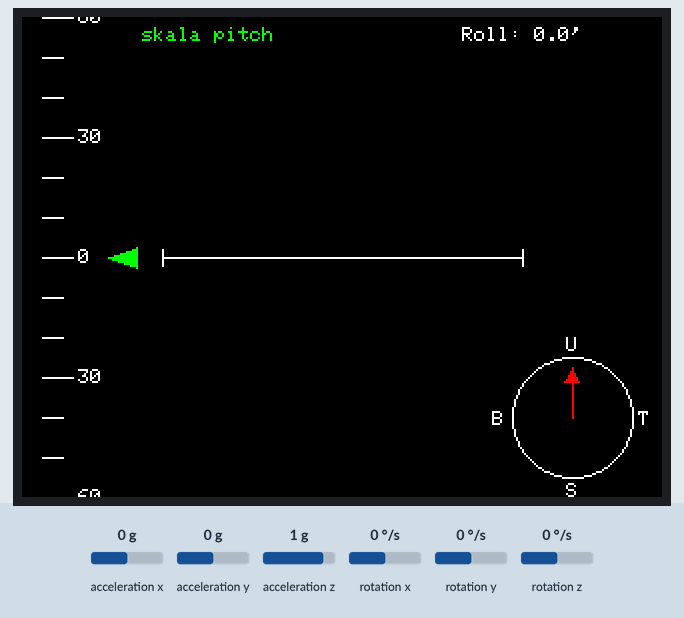
A sketch run on a simulated ESP32. Shown: 320×240 colour display. Inputs (shaded band) come from the test bench; at power-on: rotation z 0 °/s, acceleration y 0 g, acceleration z 1 g, acceleration x 0 g, rotation x 0 °/s, rotation y 0 °/s. What the sketch prints to the serial monitor is not drawn.

Above: at 1.4 s.
1.5 s: rotation z set to -192 °/s
At 1.94 s:
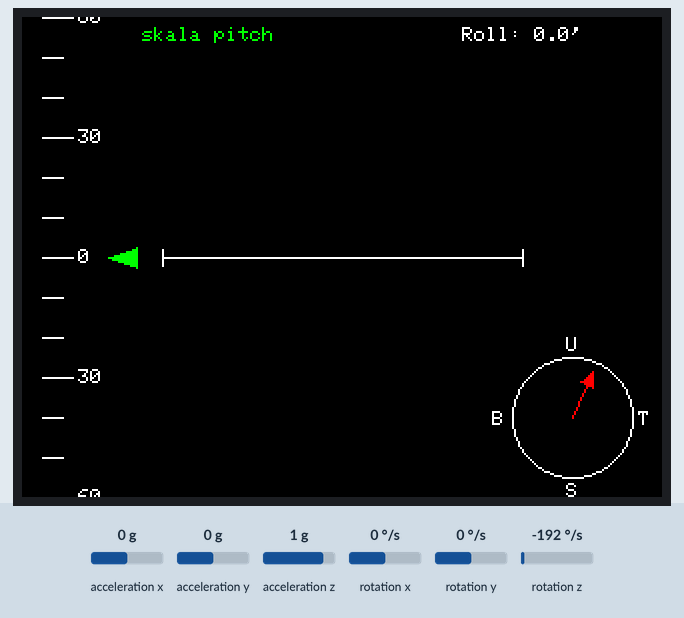
3.7 s: acceleration y set to -1.4 g
At 3.99 s:
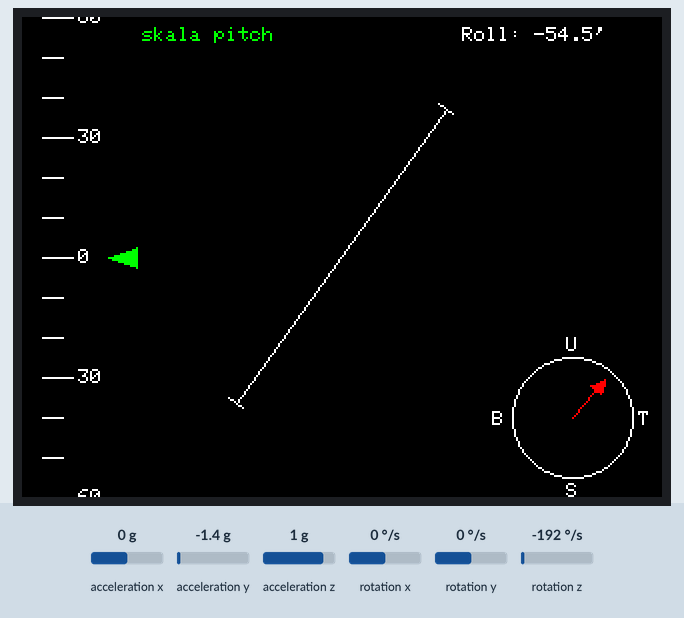
5.6 s: acceleration z set to 0 g
At 6.8 s:
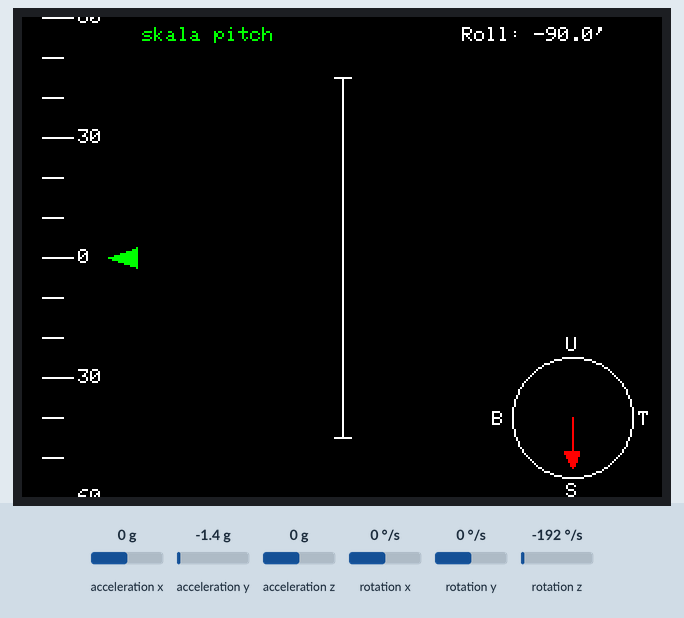
8.6 s: acceleration x set to -1.4 g
At 9.5 s:
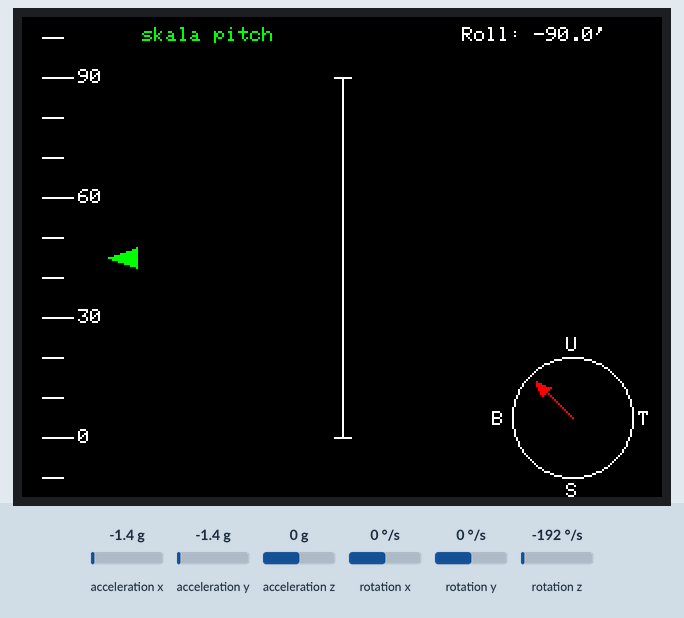
10.4 s: acceleration y set to -0.2 g
At 11.5 s:
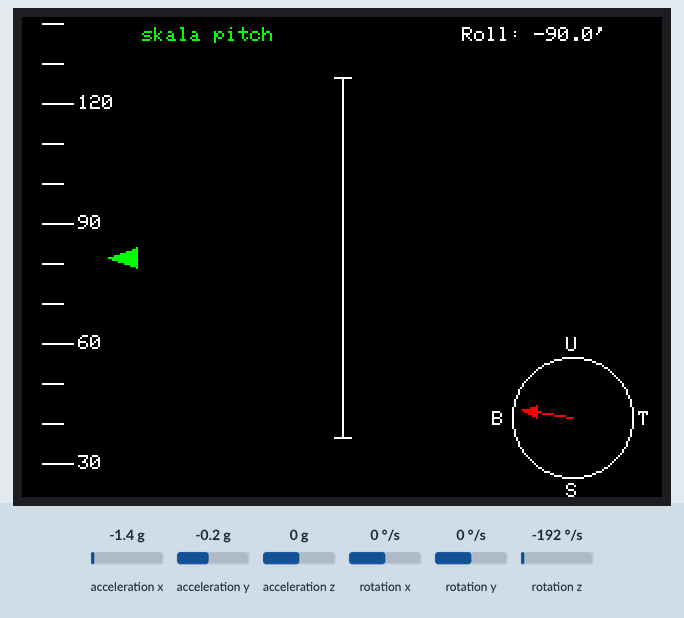
12.1 s: acceleration y set to 0.1 g
At 14.0 s:
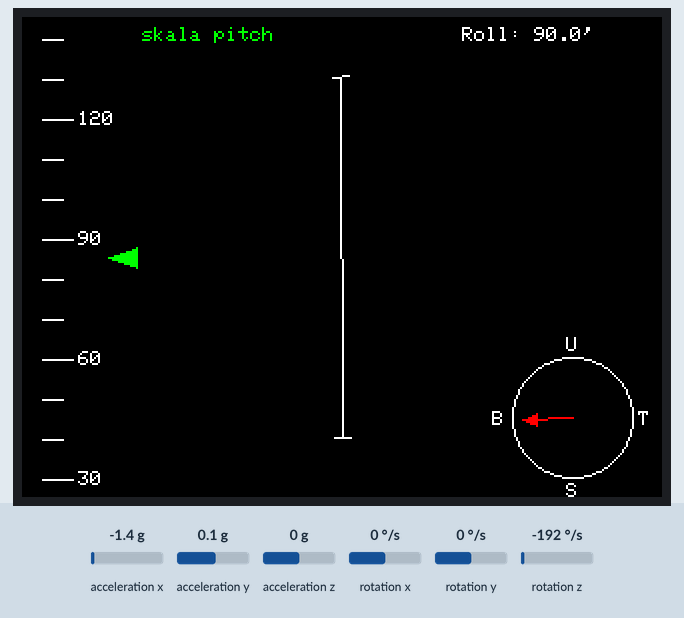
Timing chart, 0 to 15.5 s (numbered marks = the images above; inputs shaded):
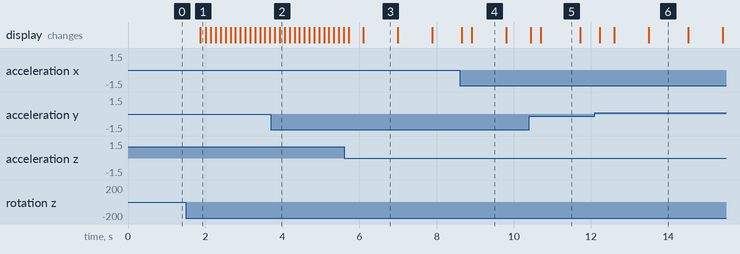

The sketch:

Cobak_freeRTOS_imu_lcd.ino
```cpp
#include <Wire.h>
#include <SPI.h>
#include <math.h>
#include <TFT_eSPI.h>
#include "I2Cdev.h"
#include "MPU6050_6Axis_MotionApps20.h"
#include "freertos/FreeRTOS.h"
#include "freertos/task.h"
#include "freertos/semphr.h"

MPU6050 mpu;
TFT_eSPI tft = TFT_eSPI();

struct Orientation {
  float roll;
  float pitch;
  float yaw;
};

Orientation dataOrientation;
SemaphoreHandle_t xOrientationMutex;
SemaphoreHandle_t xTFTMutex;

bool dmpReady = false;
uint8_t devStatus;
uint16_t packetSize;
uint16_t fifoCount;
uint8_t fifoBuffer[64];

Quaternion q;
VectorFloat gravity;
float ypr[3];
float prevRoll = 999.0, prevPitch = 999.0, prevYaw = 999.0;
float prevPitchStrips = 9999;
float smoothRoll = 0;

// Variable simpan koordinat untuk hapus garis Roll
int prev_horizon_x1 = -1, prev_horizon_y1 = -1, prev_horizon_x2 = -1, prev_horizon_y2 = -1;
int prev_horizon_mx1_1 = -1, prev_horizon_my1_1 = -1, prev_horizon_mx2_1 = -1, prev_horizon_my2_1 = -1;
int prev_horizon_mx1_2 = -1, prev_horizon_my1_2 = -1, prev_horizon_mx2_2 = -1, prev_horizon_my2_2 = -1;

// Variable simpan koordinat untuk hapus indikator yaw
int prev_compass_cx = -1, prev_compass_cy = -1, prev_compass_radius = 30;
int prev_compass_line_x1 = -1, prev_compass_line_y1 = -1, prev_compass_line_x2 = -1, prev_compass_line_y2 = -1;
int prev_compass_tri[6]; // 3 points (x,y) untuk segitiga arrow

void setupMPU() {
  Serial.begin(115200);
  Wire.begin();
  delay(1000);
  mpu.initialize();

  Serial.println("Kalibrasi aksel, giros");
  mpu.CalibrateAccel(6);
  mpu.CalibrateGyro(6);
  Serial.println("done kalibrasi!");

  devStatus = mpu.dmpInitialize();
  if (devStatus == 0) {
    mpu.setDMPEnabled(true);
    packetSize = mpu.dmpGetFIFOPacketSize();
    dmpReady = true;
    Serial.println("DMP aktif!");
  } else {
    Serial.print("Gagal inisialisasi DMP (kode error ");
    Serial.print(devStatus);
    Serial.println(")");
    while (1);
  }
}

void setup() {
  tft.init();
  tft.setRotation(1);
  tft.fillScreen(TFT_BLACK);
  tft.setTextColor(TFT_WHITE, TFT_BLACK);

  xOrientationMutex = xSemaphoreCreateMutex();
  xTFTMutex = xSemaphoreCreateMutex();

  tft.setTextSize(1);
  tft.setTextColor(TFT_GREEN, TFT_BLACK);
  tft.setCursor(60, 5);
  tft.print("skala pitch");
  xTaskCreatePinnedToCore(Task_ReadMPU, "ReadMPU", 4096, NULL, 1, NULL, 0);  //MPU core0
  xTaskCreatePinnedToCore(Task_DrawLCD, "DrawLCD", 8192, NULL, 2, NULL, 1);  // drawLCD core1
}

// Task gambar display
void Task_DrawLCD(void *pvParameters) {
  while (1) {
    float roll, pitch, yaw;

    if (xSemaphoreTake(xOrientationMutex, portMAX_DELAY)) {
      roll = dataOrientation.roll;
      pitch = dataOrientation.pitch;
      yaw = dataOrientation.yaw;
      xSemaphoreGive(xOrientationMutex);
    }

    if (xSemaphoreTake(xTFTMutex, portMAX_DELAY)) {
      // Roll
      if (abs(roll - prevRoll) > 0.2) {
        drawArtificialHorizon(roll);
        drawRollText(roll);
        prevRoll = roll;
      }

      // Pitch
      if (abs(pitch - prevPitch) > 0.3) {
        drawPitchStrips(pitch);
        prevPitch = pitch;
      }

      // Yaw
      if (abs(yaw - prevYaw) > 1.0) {
        drawCompass(yaw);
        prevYaw = yaw;
      }
      xSemaphoreGive(xTFTMutex);
      }
    if (xSemaphoreTake(xOrientationMutex, portMAX_DELAY) == pdTRUE) {
      Serial.print("Yaw: ");
      Serial.print(dataOrientation.yaw, 2);
      Serial.print(" °\tPitch: ");
      Serial.print(dataOrientation.pitch, 2);
      Serial.print(" °\tRoll: ");
      Serial.print(dataOrientation.roll, 2);
      Serial.println(" °");
      xSemaphoreGive(xOrientationMutex);
      }
    vTaskDelay(30 / portTICK_PERIOD_MS);
 }
}

//fungsi draw LCD
void drawArtificialHorizon(float rollDeg) {             //indikator Roll(garis kemiringan)
  int cx = tft.width() / 2;
  int cy = tft.height() / 2;

  float angle = radians(rollDeg);
  int len = 90;
  int x1 = cx - cos(angle) * len;
  int y1 = cy - sin(angle) * len;
  int x2 = cx + cos(angle) * len;
  int y2 = cy + sin(angle) * len;

  float perpAngle = angle + PI / 2;
  int markLen = 8;
  int mx1 = x1 - cos(perpAngle) * (markLen / 2);
  int my1 = y1 - sin(perpAngle) * (markLen / 2);
  int mx2 = x1 + cos(perpAngle) * (markLen / 2);
  int my2 = y1 + sin(perpAngle) * (markLen / 2);

  int mx3 = x2 - cos(perpAngle) * (markLen / 2);
  int my3 = y2 - sin(perpAngle) * (markLen / 2);
  int mx4 = x2 + cos(perpAngle) * (markLen / 2);
  int my4 = y2 + sin(perpAngle) * (markLen / 2);

  if (prev_horizon_x1 >= 0) {
    tft.drawLine(prev_horizon_x1, prev_horizon_y1, prev_horizon_x2, prev_horizon_y2, TFT_BLACK);
    tft.drawLine(prev_horizon_mx1_1, prev_horizon_my1_1, prev_horizon_mx2_1, prev_horizon_my2_1, TFT_BLACK);
    tft.drawLine(prev_horizon_mx1_2, prev_horizon_my1_2, prev_horizon_mx2_2, prev_horizon_my2_2, TFT_BLACK);
  }

  tft.drawLine(x1, y1, x2, y2, TFT_WHITE);
  tft.drawLine(mx1, my1, mx2, my2, TFT_WHITE);
  tft.drawLine(mx3, my3, mx4, my4, TFT_WHITE);

  prev_horizon_x1 = x1; prev_horizon_y1 = y1; prev_horizon_x2 = x2; prev_horizon_y2 = y2;
  prev_horizon_mx1_1 = mx1; prev_horizon_my1_1 = my1; prev_horizon_mx2_1 = mx2; prev_horizon_my2_1 = my2;
  prev_horizon_mx1_2 = mx3; prev_horizon_my1_2 = my3; prev_horizon_mx2_2 = mx4; prev_horizon_my2_2 = my4;
}

void drawRollText(float rollDeg) {              //teks indikator Roll
  char buf[16];
  snprintf(buf, sizeof(buf), "Roll: %.1f'", rollDeg);

  int16_t x = tft.width() - 100;
  int16_t y = 5;

  tft.fillRect(x, y, 95, 12, TFT_BLACK);
  tft.setTextColor(TFT_WHITE, TFT_BLACK);
  tft.setTextSize(1);
  tft.setCursor(x, y);
  tft.print(buf);
}

void drawPitchStrips(float pitchDeg) {          //indikator Pitch (strip dan derajat)
  int baseX = 10;
  int centerY = tft.height() / 2;

  static int lastLines[37];
  static int lastLabelY[37];
  static bool initialized = false;
  static int lastCursorY = -1;

  int currentLines[37];
  int currentLabelY[37];

  if (!initialized) {
    for (int i = 0; i < 37; i++) {
      lastLines[i] = -1;
      lastLabelY[i] = -1;
    }
    initialized = true;
  }

  for (int i = -18; i <= 18; i++) {
    int pitchLevel = i * 10;
    int index = i + 18;

    int yOffset = centerY + (pitchLevel - pitchDeg) * 2;

  currentLines[index] = (yOffset >= 0 && yOffset <= tft.height()) ? yOffset : -1;

  if (lastLines[index] != -1) {
    int lenOld = (pitchLevel % 30 == 0) ? 15 : 10;
    tft.drawLine(baseX, lastLines[index], baseX + lenOld, lastLines[index], TFT_BLACK);
  }

  if (lastLabelY[index] != -1) {
    int labelX = baseX + ((pitchLevel % 30 == 0) ? 15 : 10) + 3;
    tft.fillRect(labelX - 1, lastLabelY[index] - 1, 24, 10, TFT_BLACK);
  }

  // gambar ulang strip
  if (yOffset >= 0 && yOffset <= tft.height()) {
    int len = (pitchLevel % 30 == 0) ? 15 : 10;
    tft.drawLine(baseX, yOffset, baseX + len, yOffset, TFT_WHITE);

    if (pitchLevel % 30 == 0) {
      int labelX = baseX + len + 3;
      int labelY = yOffset - 4;

      tft.setCursor(labelX, labelY);
      tft.setTextSize(1);
      tft.setTextColor(TFT_WHITE, TFT_BLACK);
      tft.print(abs(pitchLevel));

      currentLabelY[index] = labelY;
    } else {
      currentLabelY[index] = -1;
    }
  } else {
    currentLabelY[index] = -1;
  }

  lastLines[index] = currentLines[index];
  lastLabelY[index] = currentLabelY[index];
}

  int cursorY = centerY;                      //indikator Pitch(panah penunjujk)
  if (lastCursorY != -1) {
    tft.fillTriangle(baseX + 33, lastCursorY, baseX + 47, lastCursorY - 5, baseX + 47, lastCursorY + 5, TFT_BLACK);
  }
  tft.fillTriangle(baseX + 33, cursorY, baseX + 47, cursorY - 5, baseX + 47, cursorY + 5, TFT_GREEN);
  lastCursorY = cursorY;
}

void drawCompass(float yawDeg) {              //indikator yaw(compass)
  static bool compassDrawn = false;
  static int cx, cy;
  const int radius = 30;

  if (!compassDrawn) {
    cx = tft.width() - radius - 15;
    cy = tft.height() - radius - 10;

    tft.drawCircle(cx, cy, radius, TFT_WHITE);
    tft.setTextSize(1);
    tft.setTextColor(TFT_WHITE, TFT_BLACK);
    tft.setCursor(cx - 3, cy - radius - 10); tft.print("U");
    tft.setCursor(cx + radius + 3, cy - 3);  tft.print("T");
    tft.setCursor(cx - 3, cy + radius + 3);  tft.print("S");
    tft.setCursor(cx - radius - 10, cy - 3); tft.print("B");
    compassDrawn = true;
  }

  if (prev_compass_line_x2 >= 0) {
    tft.drawLine(prev_compass_line_x1, prev_compass_line_y1, prev_compass_line_x2, prev_compass_line_y2, TFT_BLACK);
    tft.fillTriangle(prev_compass_tri[0], prev_compass_tri[1], prev_compass_tri[2],
                     prev_compass_tri[3], prev_compass_tri[4], prev_compass_tri[5], TFT_BLACK);
  }

  float angle = radians(yawDeg - 90);     // offset -90, 0 derajat menunjuk ke atas

  int x1 = cx + cos(angle) * (radius - 5);
  int y1 = cy + sin(angle) * (radius - 5);
  tft.drawLine(cx, cy, x1, y1, TFT_RED);  // garis panah

  int tipX = x1;
  int tipY = y1;
  int side1X = cx + cos(angle + radians(10)) * (radius - 12);
  int side1Y = cy + sin(angle + radians(10)) * (radius - 12);
  int side2X = cx + cos(angle - radians(10)) * (radius - 12);
  int side2Y = cy + sin(angle - radians(10)) * (radius - 12);
  tft.fillTriangle(tipX, tipY, side1X, side1Y, side2X, side2Y, TFT_RED);

  prev_compass_line_x1 = cx;
  prev_compass_line_y1 = cy;
  prev_compass_line_x2 = x1;
  prev_compass_line_y2 = y1;
  prev_compass_tri[0] = tipX;
  prev_compass_tri[1] = tipY;
  prev_compass_tri[2] = side1X;
  prev_compass_tri[3] = side1Y;
  prev_compass_tri[4] = side2X;
  prev_compass_tri[5] = side2Y;
}

void Task_ReadMPU(void *pvParameters) {
  setupMPU();
  while (1) {
    if (!dmpReady) {
      vTaskDelay(100 / portTICK_PERIOD_MS);
      continue;
    }

    fifoCount = mpu.getFIFOCount();
    if (fifoCount < packetSize) {
      vTaskDelay(10 / portTICK_PERIOD_MS);
      continue;
    }

    if (fifoCount > 1024) {
      mpu.resetFIFO();
      Serial.println("FIFO overflow!");
      continue;
    }

    while (fifoCount >= packetSize) {
      mpu.getFIFOBytes(fifoBuffer, packetSize);
      fifoCount -= packetSize;
    }

    mpu.dmpGetQuaternion(&q, fifoBuffer);
    mpu.dmpGetGravity(&gravity, &q);
    mpu.dmpGetYawPitchRoll(ypr, &q, &gravity);

    Orientation temp;
    temp.yaw = ypr[0] * 180.0 / M_PI;
    temp.pitch = ypr[1] * 180.0 / M_PI;
    temp.roll = ypr[2] * 180.0 / M_PI;

    if (xSemaphoreTake(xOrientationMutex, portMAX_DELAY) == pdTRUE) {
      dataOrientation = temp;
      xSemaphoreGive(xOrientationMutex);
    }
    vTaskDelay(120 / portTICK_PERIOD_MS);
  }
}

void loop() {vTaskDelay(portMAX_DELAY);}
```

Measured:
- the behaviour switches between -0.1 and 0 g on acceleration y (found by bisection; images 5 and 6)
- after the input at 1.5 s, the display: changes after 0.37 s (image 1)
- after the input at 3.7 s, the display: first changes after 0.11 s (image 2 shows a later state)
- after the input at 5.6 s, the display: first changes after 0.12 s (image 3 shows a later state)
- after the input at 8.6 s, the display: first changes after 0.06 s (image 4 shows a later state)
- after the input at 10.4 s, the display: first changes at once (image 5 shows a later state)
- after the input at 12.1 s, the display: changes after 0.13 s (image 6)
